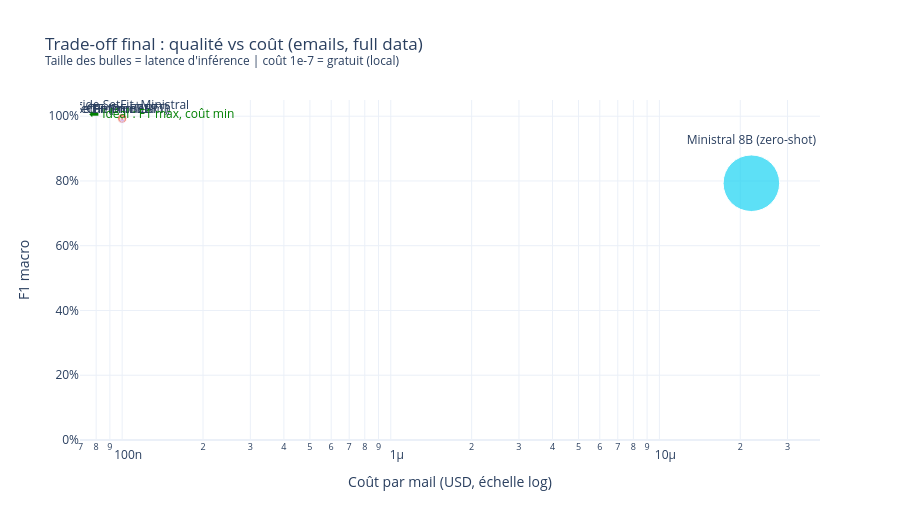

Source (notebook cell):
### Markdown cell above
---
## 3. Trade-off qualité vs coût — vue finale

### Code cell
# Vue synthétique : F1 full data (emails) vs coût d'inférence par mail.
# Taille des bulles = latence d'inférence (ms/mail).

# F1 full data par modèle sur emails
f1_dict = {}
lat_dict = {}
for model in df[df['regime'] == 'full']['model'].unique():
    sub = df[(df['regime'] == 'full') & (df['model'] == model) & (df['dataset'] == 'emails')]
    if not sub.empty:
        f1_dict[model] = sub['f1_macro'].mean()
        if 'inference_time_ms' in sub.columns:
            lat_dict[model] = sub['inference_time_ms'].mean()

rows = []
for m, f1 in f1_dict.items():
    lat = lat_dict.get(m)
    rows.append({
        'Modèle': MODEL_LABELS.get(m, m),
        'f1': f1,
        'cout_mail_usd': 0.0,            # modèles locaux = gratuits à l'inférence
        'latence_ms': lat if lat and lat == lat else 10.0,  # défaut si NaN/absent
    })

# Ajouter Ministral (zero-shot) : coût API non nul + latence réseau
m_data = df[(df['model'] == 'ministral') & (df['dataset'] == 'emails') & (df['regime'] == 'zero_shot')]
if not m_data.empty:
    lat = m_data['inference_time_ms'].mean() if 'inference_time_ms' in m_data.columns else 800
    rows.append({
        'Modèle': 'Ministral 8B (zero-shot)',
        'f1': m_data['f1_macro'].mean(),
        'cout_mail_usd': 0.000022,
        'latence_ms': lat if lat and lat == lat else 800.0,
    })

tradeoff = pd.DataFrame(rows).dropna(subset=['f1'])
# Sécurité : aucune taille NaN/<=0 (Plotly refuse)
tradeoff['latence_ms'] = tradeoff['latence_ms'].fillna(10.0).clip(lower=1.0)

# Axe x : on décale les coûts à 0 vers une petite valeur pour l'échelle log
tradeoff['cout_affiche'] = tradeoff['cout_mail_usd'].replace(0.0, 1e-7)

fig = px.scatter(
    tradeoff, x='cout_affiche', y='f1',
    size='latence_ms', text='Modèle', color='Modèle',
    size_max=40, log_x=True,
    title='Trade-off final : qualité vs coût (emails, full data)<br>'
          '<sup>Taille des bulles = latence d\'inférence | coût 1e-7 = gratuit (local)</sup>',
    labels={'cout_affiche': 'Coût par mail (USD, échelle log)', 'f1': 'F1 macro'},
    template=TEMPLATE,
)
fig.update_traces(textposition='top center')
fig.update_yaxes(tickformat='.0%', range=[0, 1.05])
fig.update_layout(height=520, showlegend=False)
fig.add_annotation(
    text="⬅ Idéal : F1 max, coût min",
    xref='paper', yref='paper', x=0.01, y=0.99,
    showarrow=False, font=dict(size=12, color='green')
)
fig.show()

### Figure 1 — Plotly figure (JSON) as saved in the notebook; plotly's stock layout.template omitted (floating-point values rounded to 4 significant figures)
{"data": [{"hovertemplate": "Modèle=%{text}<br>Coût par mail (USD, échelle log)=%{x}<br>F1 macro=%{y}<br>latence_ms=%{marker.size}<extra></extra>", "legendgroup": "CamemBERT", "marker": {"color": "#636efa", "size": [3.516], "sizemode": "area", "sizeref": 0.2334, "symbol": "circle"}, "mode": "markers+text", "name": "CamemBERT", "orientation": "v", "showlegend": true, "text": ["CamemBERT"], "textposition": "top center", "type": "scatter", "x": [1e-07], "xaxis": "x", "y": [0.9861], "yaxis": "y"}, {"hovertemplate": "Modèle=%{text}<br>Coût par mail (USD, échelle log)=%{x}<br>F1 macro=%{y}<br>latence_ms=%{marker.size}<extra></extra>", "legendgroup": "Hybride SetFit+Ministral", "marker": {"color": "#EF553B", "size": [10.0], "sizemode": "area", "sizeref": 0.2334, "symbol": "circle"}, "mode": "markers+text", "name": "Hybride SetFit+Ministral", "orientation": "v", "showlegend": true, "text": ["Hybride SetFit+Ministral"], "textposition": "top center", "type": "scatter", "x": [1e-07], "xaxis": "x", "y": [0.9932], "yaxis": "y"}, {"hovertemplate": "Modèle=%{text}<br>Coût par mail (USD, échelle log)=%{x}<br>F1 macro=%{y}<br>latence_ms=%{marker.size}<extra></extra>", "legendgroup": "SetFit (mpnet-ml)", "marker": {"color": "#00cc96", "size": [1.58], "sizemode": "area", "sizeref": 0.2334, "symbol": "circle"}, "mode": "markers+text", "name": "SetFit (mpnet-ml)", "orientation": "v", "showlegend": true, "text": ["SetFit (mpnet-ml)"], "textposition": "top center", "type": "scatter", "x": [1e-07], "xaxis": "x", "y": [0.9916], "yaxis": "y"}, {"hovertemplate": "Modèle=%{text}<br>Coût par mail (USD, échelle log)=%{x}<br>F1 macro=%{y}<br>latence_ms=%{marker.size}<extra></extra>", "legendgroup": "SetFit (mmBERT)", "marker": {"color": "#ab63fa", "size": [2.281], "sizemode": "area", "sizeref": 0.2334, "symbol": "circle"}, "mode": "markers+text", "name": "SetFit (mmBERT)", "orientation": "v", "showlegend": true, "text": ["SetFit (mmBERT)"], "textposition": "top center", "type": "scatter", "x": [1e-07], "xaxis": "x", "y": [0.9894], "yaxis": "y"}, {"hovertemplate": "Modèle=%{text}<br>Coût par mail (USD, échelle log)=%{x}<br>F1 macro=%{y}<br>latence_ms=%{marker.size}<extra></extra>", "legendgroup": "TF-IDF + LR", "marker": {"color": "#FFA15A", "size": [1.0], "sizemode": "area", "sizeref": 0.2334, "symbol": "circle"}, "mode": "markers+text", "name": "TF-IDF + LR", "orientation": "v", "showlegend": true, "text": ["TF-IDF + LR"], "textposition": "top center", "type": "scatter", "x": [1e-07], "xaxis": "x", "y": [0.9917], "yaxis": "y"}, {"hovertemplate": "Modèle=%{text}<br>Coût par mail (USD, échelle log)=%{x}<br>F1 macro=%{y}<br>latence_ms=%{marker.size}<extra></extra>", "legendgroup": "Ministral 8B (zero-shot)", "marker": {"color": "#19d3f3", "size": [373.5], "sizemode": "area", "sizeref": 0.2334, "symbol": "circle"}, "mode": "markers+text", "name": "Ministral 8B (zero-shot)", "orientation": "v", "showlegend": true, "text": ["Ministral 8B (zero-shot)"], "textposition": "top center", "type": "scatter", "x": [2.2e-05], "xaxis": "x", "y": [0.7929], "yaxis": "y"}], "layout": {"annotations": [{"font": {"color": "green", "size": 12}, "showarrow": false, "text": "⬅ Idéal : F1 max, coût min", "x": 0.01, "xref": "paper", "y": 0.99, "yref": "paper"}], "height": 520, "legend": {"itemsizing": "constant", "title": {"text": "Modèle"}, "tracegroupgap": 0}, "showlegend": false, "title": {"text": "Trade-off final : qualité vs coût (emails, full data)<br><sup>Taille des bulles = latence d'inférence | coût 1e-7 = gratuit (local)</sup>"}, "xaxis": {"anchor": "y", "domain": [0.0, 1.0], "title": {"text": "Coût par mail (USD, échelle log)"}, "type": "log"}, "yaxis": {"anchor": "x", "domain": [0.0, 1.0], "range": [0, 1.05], "tickformat": ".0%", "title": {"text": "F1 macro"}}}}
